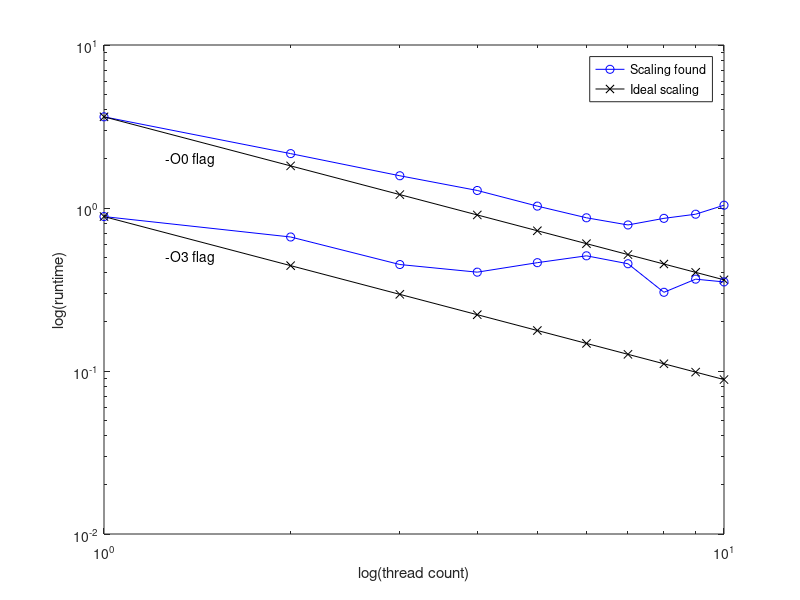

MATLAB code to generate this figure:
clear
close all

threads = [1,2,3,4,5,6,7,8,9,10];

runtimes = [3.626,2.156,1.577,1.281,1.027,0.871,0.787,0.864,0.916,1.040];

runtimesO3flag = [0.886,0.664,0.450,0.404,0.462,0.509,0.455,0.304,0.366,0.352];






%ideal = @(x) runtimes(1).*(0.5).^(x-1)

ideal = @(x) runtimes(1)./x;
idelO3flag = @(x) runtimesO3flag(1)./x;

figure()

loglog(threads,runtimes,'-ob')
hold on
loglog(ideal(threads),'-kx')
hold on
loglog(threads,runtimesO3flag,'-ob')
hold on
loglog(idelO3flag(threads),'-kx')
hold on
txt = '-O0 flag';
text(10^(0.1),10^(0.3),txt)
hold on
txt = '-O3 flag';
text(10^(0.1),10^(-0.3),txt)
legend("Scaling found","Ideal scaling")
xlabel("log(thread count)")
ylabel("log(runtime)")